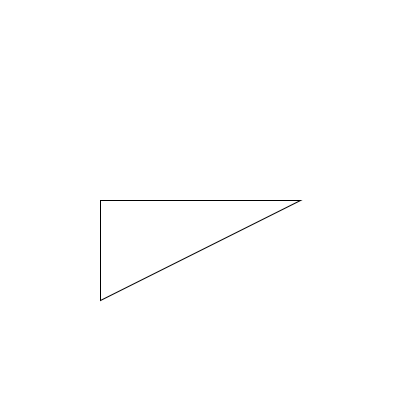
Frame 1 (no input)
Frame 60 (the mouse pressed at the canvas centre just before this capture): identical to frame 1, image omitted
Frame 120 (the mouse held since frame 60 and released just before this capture): identical to frame 1, image omitted

The Processing sketch that drew this single still picture (run headless with seeded random() and noise(); from frame 60 on, the mouse is pressed at the canvas centre):

// Processing sketch: H09Opd8
// ── H09Opd8.pde



void setup(){
size(400,400);
background(255,255,255);

tekenDriehoek();
}

void draw(){

}

void tekenDriehoek(){
int x1 = 100;
int x2 = 300;
int x3 =100;
int y1 =300;
int y2 =200;
int y3 =200;
  
  fill(255,255,255);
triangle(x1,y1,x2,y2,x3,y3);
}
